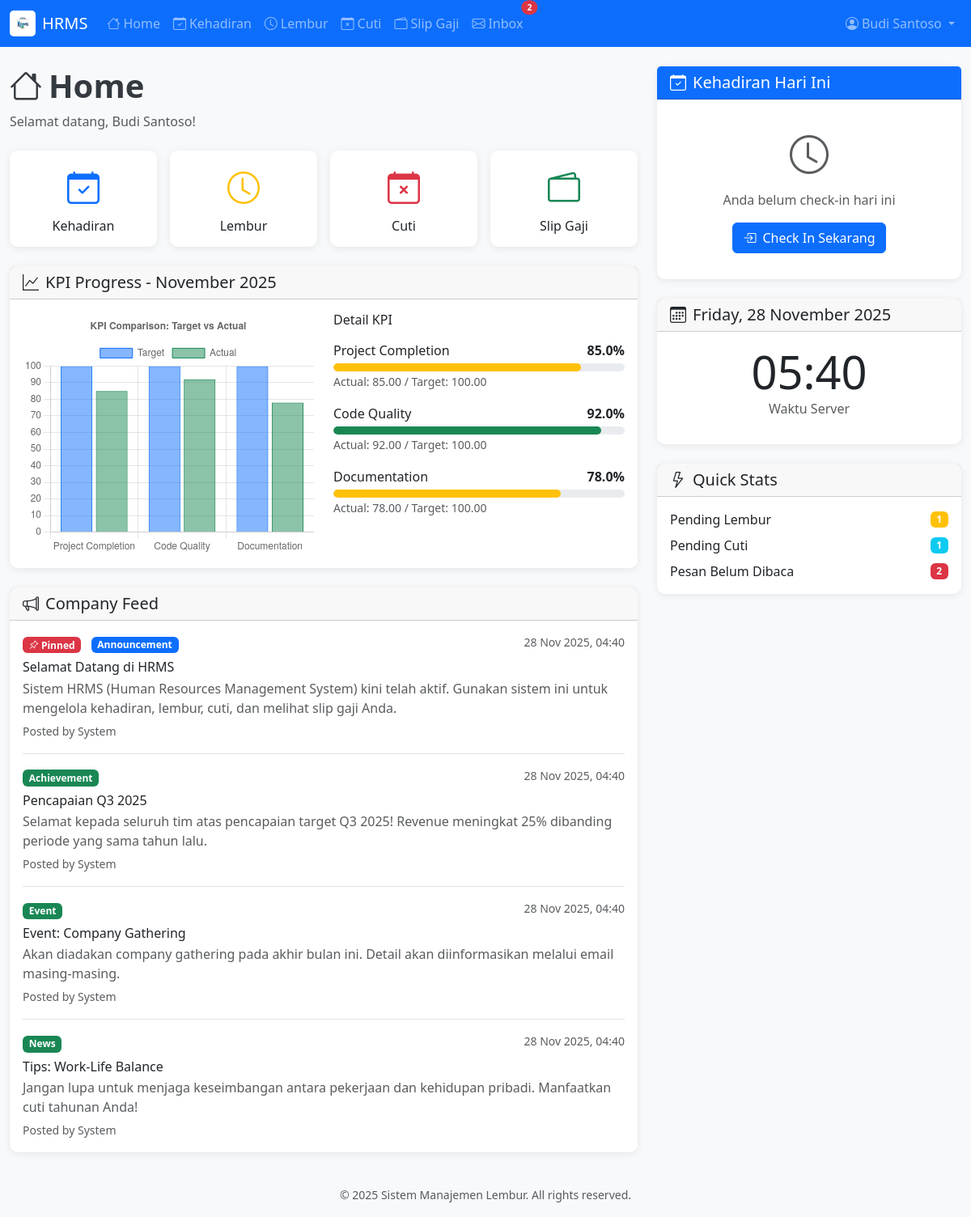
Screenshot of /home.php (signed in) with the database file from the repository.
### tables this page shows
CREATE TABLE kpi (
    id INT AUTO_INCREMENT PRIMARY KEY,
    employee_id INT NOT NULL,
    period_month INT NOT NULL,
    period_year INT NOT NULL,
    target_value DECIMAL(10,2) DEFAULT 0,
    actual_value DECIMAL(10,2) DEFAULT 0,
    category VARCHAR(100),
    description TEXT,
    created_at TIMESTAMP DEFAULT CURRENT_TIMESTAMP,
    INDEX idx_kpi_employee (employee_id),
    FOREIGN KEY (employee_id) REFERENCES users(id) ON DELETE CASCADE
);

CREATE TABLE company_feeds (
    id INT AUTO_INCREMENT PRIMARY KEY,
    author_id INT,
    title VARCHAR(255) NOT NULL,
    content TEXT NOT NULL,
    feed_type ENUM('announcement', 'news', 'event', 'achievement') DEFAULT 'announcement',
    is_pinned TINYINT(1) DEFAULT 0,
    created_at TIMESTAMP DEFAULT CURRENT_TIMESTAMP,
    FOREIGN KEY (author_id) REFERENCES users(id) ON DELETE SET NULL
);

### includes/session.php (called while the page is built, shortened)
<?php
function getCurrentUserName() {
    return $_SESSION['full_name'] ?? 'User';
}
?>

### home.php (the view, shortened to what this page needs)
<?php
require_once 'includes/session.php';
$database = new Database();
$conn = $database->getConnection();
$userId = getCurrentUserId();
$currentMonth = date('n');
$currentYear = date('Y');
$stmtKPI = $conn->prepare("
    SELECT category, target_value, actual_value
    FROM kpi
    WHERE employee_id = :user_id AND period_month = :month AND period_year = :year
");
$stmtKPI->execute([':user_id' => $userId, ':month' => $currentMonth, ':year' => $currentYear]);
$kpiData = $stmtKPI->fetchAll();
$stmtFeeds = $conn->prepare("
    SELECT cf.*, u.full_name as author_name
    FROM company_feeds cf
    LEFT JOIN users u ON cf.author_id = u.id
    ORDER BY cf.is_pinned DESC, cf.created_at DESC
    LIMIT 5
");
$stmtFeeds->execute();
$feeds = $stmtFeeds->fetchAll();
$stmtAttendance = $conn->prepare("
    SELECT * FROM attendance
    WHERE employee_id = :user_id AND date = CURRENT_DATE
");
$stmtAttendance->execute([':user_id' => $userId]);
$todayAttendance = $stmtAttendance->fetch();
require_once 'includes/header.php';
?>
<div class="container-fluid">
    <div class="row">
        <div class="col-lg-8">
            <div class="page-header mb-4">
                <h1><i class="bi bi-house me-2"></i>Home</h1>
                <p class="text-muted">Selamat datang, <?php echo htmlspecialchars(getCurrentUserName()); ?>!</p>
            </div>
            <div class="row g-3 mb-4">
                <div class="col-6 col-md-3">
                    <a href="attendance.php" class="text-decoration-none">
                        <div class="card shortcut-card h-100 text-center p-3">
                            <i class="bi bi-calendar-check text-primary" style="font-size: 2.5rem;"></i>
                            <h6 class="mt-2 mb-0">Kehadiran</h6>
                        </div>
                    </a>
                </div>
                <div class="col-6 col-md-3">
                    <a href="overtime.php" class="text-decoration-none">
                        <div class="card shortcut-card h-100 text-center p-3">
                            <i class="bi bi-clock text-warning" style="font-size: 2.5rem;"></i>
                            <h6 class="mt-2 mb-0">Lembur</h6>
                        </div>
                    </a>
                </div>
                <div class="col-6 col-md-3">
                    <a href="leave.php" class="text-decoration-none">
                        <div class="card shortcut-card h-100 text-center p-3">
                            <i class="bi bi-calendar-x text-danger" style="font-size: 2.5rem;"></i>
                            <h6 class="mt-2 mb-0">Cuti</h6>
                        </div>
                    </a>
                </div>
                <div class="col-6 col-md-3">
                    <a href="payslip.php" class="text-decoration-none">
                        <div class="card shortcut-card h-100 text-center p-3">
                            <i class="bi bi-wallet2 text-success" style="font-size: 2.5rem;"></i>
                            <h6 class="mt-2 mb-0">Slip Gaji</h6>
                        </div>
                    </a>
                </div>
            </div>
            <div class="card mb-4">
                <div class="card-header">
                    <h5 class="mb-0"><i class="bi bi-graph-up me-2"></i>KPI Progress - <?php echo date('F Y'); ?></h5>
                </div>
                <div class="card-body">
                    <?php if (empty($kpiData)): ?>
                        <div class="text-center text-muted py-4">
                            <i class="bi bi-bar-chart" style="font-size: 3rem;"></i>
                            <p class="mt-2">Belum ada data KPI untuk bulan ini</p>
                        </div>
                    <?php else: ?>
                        <div class="row">
                            <div class="col-md-6">
                                <canvas id="kpiChart" height="250"></canvas>
                            </div>
                            <div class="col-md-6">
                                <h6 class="mb-3">Detail KPI</h6>
                                <?php foreach ($kpiData as $kpi):
                                    $percentage = ($kpi['actual_value'] / $kpi['target_value']) * 100;
                                    $progressClass = $percentage >= 90 ? 'bg-success' : ($percentage >= 70 ? 'bg-warning' : 'bg-danger');
                                ?>
                                <div class="mb-3">
                                    <div class="d-flex justify-content-between mb-1">
                                        <span><?php echo htmlspecialchars($kpi['category']); ?></span>
                                        <span class="fw-bold"><?php echo number_format($percentage, 1); ?>%</span>
                                    </div>
                                    <div class="progress" style="height: 10px;">
                                        <div class="progress-bar <?php echo $progressClass; ?>" style="width: <?php echo min($percentage, 100); ?>%"></div>
                                    </div>
                                    <small class="text-muted">Actual: <?php echo $kpi['actual_value']; ?> / Target: <?php echo $kpi['target_value']; ?></small>
                                </div>
                                <?php endforeach; ?>
                            </div>
                        </div>
                    <?php endif; ?>
                </div>
            </div>
            <div class="card">
                <div class="card-header d-flex justify-content-between align-items-center">
                    <h5 class="mb-0"><i class="bi bi-megaphone me-2"></i>Company Feed</h5>
                </div>
                <div class="card-body">
                    <?php if (empty($feeds)): ?>
                        <div class="text-center text-muted py-4">
                            <i class="bi bi-newspaper" style="font-size: 3rem;"></i>
                            <p class="mt-2">Belum ada pengumuman</p>
                        </div>
                    <?php else: ?>
                        <?php foreach ($feeds as $feed): ?>
                        <div class="feed-item mb-3 pb-3 border-bottom">
                            <div class="d-flex justify-content-between align-items-start">
                                <div>
                                    <?php if ($feed['is_pinned']): ?>
                                        <span class="badge bg-danger me-2"><i class="bi bi-pin-angle"></i> Pinned</span>
                                    <?php endif; ?>
                                    <span class="badge bg-<?php
                                        echo $feed['feed_type'] === 'announcement' ? 'primary' :
                                            ($feed['feed_type'] === 'policy' ? 'info' : 'success');
                                    ?>"><?php echo ucfirst($feed['feed_type']); ?></span>
                                </div>
                                <small class="text-muted"><?php echo date('d M Y, H:i', strtotime($feed['created_at'])); ?></small>
                            </div>
                            <h6 class="mt-2 mb-1"><?php echo htmlspecialchars($feed['title']); ?></h6>
                            <p class="text-muted mb-1"><?php echo htmlspecialchars($feed['content']); ?></p>
                            <small class="text-muted">Posted by <?php echo htmlspecialchars($feed['author_name'] ?? 'System'); ?></small>
                        </div>
                        <?php endforeach; ?>
                    <?php endif; ?>
                </div>
            </div>
        </div>
        <div class="col-lg-4">
            <div class="card mb-4">
                <div class="card-header bg-primary text-white">
                    <h5 class="mb-0"><i class="bi bi-calendar-check me-2"></i>Kehadiran Hari Ini</h5>
                </div>
                <div class="card-body">
                    <?php if ($todayAttendance): ?>
                        <div class="text-center mb-3">
                            <span class="badge bg-<?php echo $todayAttendance['work_type'] === 'WFO' ? 'primary' : 'success'; ?> fs-6">
                                <?php echo $todayAttendance['work_type']; ?>
                            </span>
                        </div>
                        <div class="row text-center">
                            <div class="col-6">
                                <h6 class="text-muted mb-1">Check In</h6>
                                <h4 class="text-success"><?php echo $todayAttendance['check_in'] ? date('H:i', strtotime($todayAttendance['check_in'])) : '-'; ?></h4>
                            </div>
                            <div class="col-6">
                                <h6 class="text-muted mb-1">Check Out</h6>
                                <h4 class="text-danger"><?php echo $todayAttendance['check_out'] ? date('H:i', strtotime($todayAttendance['check_out'])) : '-'; ?></h4>
                            </div>
                        </div>
                    <?php else: ?>
                        <div class="text-center py-3">
                            <i class="bi bi-clock text-muted" style="font-size: 3rem;"></i>
                            <p class="text-muted mt-2 mb-3">Anda belum check-in hari ini</p>
                            <a href="attendance.php" class="btn btn-primary">
                                <i class="bi bi-box-arrow-in-right me-2"></i>Check In Sekarang
                            </a>
                        </div>
                    <?php endif; ?>
                </div>
            </div>
            <div class="card mb-4">
                <div class="card-header">
                    <h5 class="mb-0"><i class="bi bi-calendar3 me-2"></i><?php echo date('l, d F Y'); ?></h5>
                </div>
                <div class="card-body text-center">
                    <h1 class="display-4 mb-0"><?php echo date('H:i'); ?></h1>
                    <p class="text-muted">Waktu Server</p>
                </div>
            </div>
            <div class="card">
                <div class="card-header">
                    <h5 class="mb-0"><i class="bi bi-lightning me-2"></i>Quick Stats</h5>
                </div>
                <div class="card-body">
                    <?php
                    $stmtPending = $conn->prepare("SELECT COUNT(*) as count FROM overtime WHERE employee_id = :user_id AND status = 'pending'");
                    $stmtPending->execute([':user_id' => $userId]);
                    $pendingOT = $stmtPending->fetch()['count'];
                    $stmtLeave = $conn->prepare("SELECT COUNT(*) as count FROM leave_requests WHERE employee_id = :user_id AND status = 'pending'");
                    $stmtLeave->execute([':user_id' => $userId]);
                    $pendingLeave = $stmtLeave->fetch()['count'];
                    $stmtUnread = $conn->prepare("SELECT COUNT(*) as count FROM inbox WHERE recipient_id = :user_id AND is_read = 0");
                    $stmtUnread->execute([':user_id' => $userId]);
                    $unreadInbox = $stmtUnread->fetch()['count'];
                    ?>
                    <div class="d-flex justify-content-between align-items-center mb-2">
                        <span>Pending Lembur</span>
                        <span class="badge bg-warning"><?php echo $pendingOT; ?></span>
                    </div>
                    <div class="d-flex justify-content-between align-items-center mb-2">
                        <span>Pending Cuti</span>
                        <span class="badge bg-info"><?php echo $pendingLeave; ?></span>
                    </div>
                    <div class="d-flex justify-content-between align-items-center">
                        <span>Pesan Belum Dibaca</span>
                        <span class="badge bg-danger"><?php echo $unreadInbox; ?></span>
                    </div>
                </div>
            </div>
        </div>
    </div>
</div>
<script>
<?php if (!empty($kpiData)): ?>
document.addEventListener('DOMContentLoaded', function() {
    const ctx = document.getElementById('kpiChart').getContext('2d');
    new Chart(ctx, {
        type: 'bar',
        data: {
            labels: <?php echo json_encode(array_column($kpiData, 'category')); ?>,
            datasets: [{
                label: 'Target',
                data: <?php echo json_encode(array_column($kpiData, 'target_value')); ?>,
                backgroundColor: 'rgba(13, 110, 253, 0.5)',
                borderColor: 'rgb(13, 110, 253)',
                borderWidth: 1
            }, {
                label: 'Actual',
                data: <?php echo json_encode(array_column($kpiData, 'actual_value')); ?>,
                backgroundColor: 'rgba(25, 135, 84, 0.5)',
                borderColor: 'rgb(25, 135, 84)',
                borderWidth: 1
            }]
        },
        options: {
            responsive: true,
            scales: {
                y: {
                    beginAtZero: true,
                    max: 100
                }
            },
            plugins: {
                title: {
                    display: true,
                    text: 'KPI Comparison: Target vs Actual'
                }
            }
        }
    });
});
<?php endif; ?>
</script>
<?php require_once 'includes/footer.php'; ?>

### rows the page displays
kpi: category "Project Completion", percentage "85.0", actual_value "85.00", target_value "100.00"
kpi: category "Code Quality", percentage "92.0", actual_value "92.00", target_value "100.00"
kpi: category "Documentation", percentage "78.0", actual_value "78.00", target_value "100.00"
company_feeds: is_pinned 1 (drawn), feed_type "Announcement", created_at "28 Nov 2025, 04:40", title "Selamat Datang di HRMS", content "Sistem HRMS (Human Resources Management System) kini telah aktif. Gunakan sistem ini untuk mengelola kehadiran, lembur, cuti, dan melihat slip gaji Anda.", author_name "System"
company_feeds: feed_type "Achievement", created_at "28 Nov 2025, 04:40", title "Pencapaian Q3 2025", content "Selamat kepada seluruh tim atas pencapaian target Q3 2025! Revenue meningkat 25% dibanding periode yang sama tahun lalu.", author_name "System"
company_feeds: feed_type "Event", created_at "28 Nov 2025, 04:40", title "Event: Company Gathering", content "Akan diadakan company gathering pada akhir bulan ini. Detail akan diinformasikan melalui email masing-masing.", author_name "System"
company_feeds: feed_type "News", created_at "28 Nov 2025, 04:40", title "Tips: Work-Life Balance", content "Jangan lupa untuk menjaga keseimbangan antara pekerjaan dan kehidupan pribadi. Manfaatkan cuti tahunan Anda!", author_name "System"

### other values shown
$unreadCount "2"
getCurrentUserName() "Budi Santoso"
$pendingOT "1"
$pendingLeave "1"
$unreadInbox "2"
chart data {{ json_encode(array_column($kpiData, 'category')) }} ["Project Completion","Code Quality","Documentation"]
chart data {{ json_encode(array_column($kpiData, 'actual_value')) }} ["85.00","92.00","78.00"]
